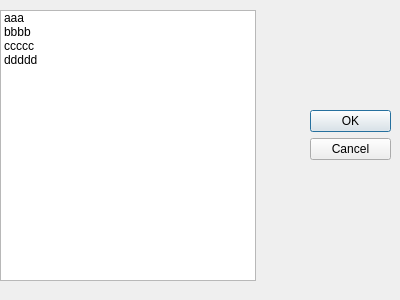
<?xml version="1.0" encoding="UTF-8"?>
<ui version="4.0">
 <class>ImportMode</class>
 <widget class="QDialog" name="ImportMode">
  <property name="geometry">
   <rect>
    <x>0</x>
    <y>0</y>
    <width>400</width>
    <height>300</height>
   </rect>
  </property>
  <property name="windowTitle">
   <string>Dialog</string>
  </property>
  <widget class="QDialogButtonBox" name="buttonBox">
   <property name="geometry">
    <rect>
     <x>310</x>
     <y>110</y>
     <width>81</width>
     <height>241</height>
    </rect>
   </property>
   <property name="orientation">
    <enum>Qt::Vertical</enum>
   </property>
   <property name="standardButtons">
    <set>QDialogButtonBox::Cancel|QDialogButtonBox::Ok</set>
   </property>
  </widget>
  <widget class="QListWidget" name="listWidget">
   <property name="geometry">
    <rect>
     <x>0</x>
     <y>10</y>
     <width>256</width>
     <height>271</height>
    </rect>
   </property>
   <item>
    <property name="text">
     <string>aaa</string>
    </property>
   </item>
   <item>
    <property name="text">
     <string>bbbb</string>
    </property>
   </item>
   <item>
    <property name="text">
     <string>ccccc</string>
    </property>
   </item>
   <item>
    <property name="text">
     <string>ddddd</string>
    </property>
   </item>
  </widget>
 </widget>
 <resources/>
 <connections>
  <connection>
   <sender>buttonBox</sender>
   <signal>accepted()</signal>
   <receiver>ImportMode</receiver>
   <slot>accept()</slot>
   <hints>
    <hint type="sourcelabel">
     <x>248</x>
     <y>254</y>
    </hint>
    <hint type="destinationlabel">
     <x>157</x>
     <y>274</y>
    </hint>
   </hints>
  </connection>
  <connection>
   <sender>buttonBox</sender>
   <signal>rejected()</signal>
   <receiver>ImportMode</receiver>
   <slot>reject()</slot>
   <hints>
    <hint type="sourcelabel">
     <x>316</x>
     <y>260</y>
    </hint>
    <hint type="destinationlabel">
     <x>286</x>
     <y>274</y>
    </hint>
   </hints>
  </connection>
 </connections>
</ui>
